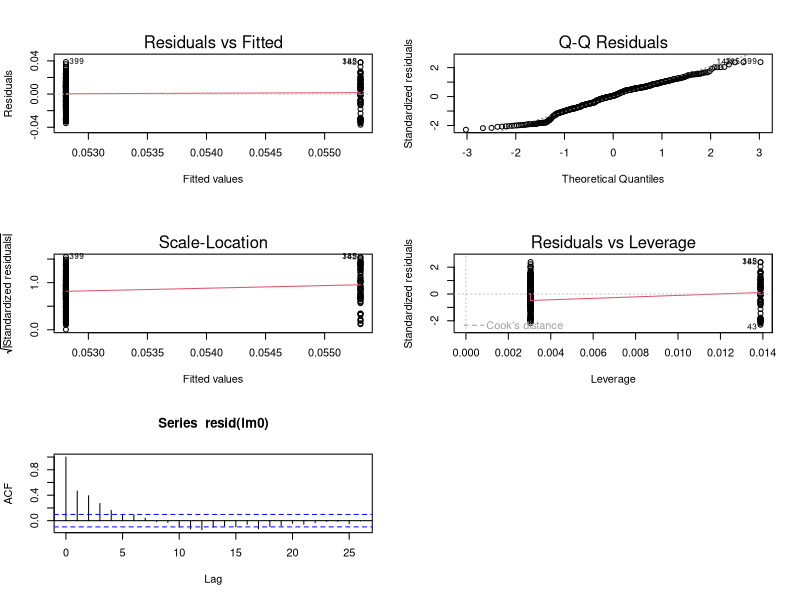

The R source for this figure:
## ---- chunk 1

library(arm)
library(coda)
library(lme4)
library(stringi)
library(stringr)
set.seed(82319)
d <- read.csv('../verified_cf_detections.csv')
# create a single/multi-bat categorical variable
d['multi_bat'] <- factor(d['num_bats']>1)
d['annot_id'] <- stri_sub(d$audio_file,28,-4)
d['annot_id'] <- str_replace_all(d$annot_id, '21502300','2123')
# sort the dataset by time first
time_ordering <- stri_order(d$annot_id,numeric=TRUE)
d_tordered <- d[time_ordering,]
# - is there an influence of the recording hour? 
split.and.join <- function(x){
  splitx <- str_split(x,'_')
  jointx <- paste(splitx[[1]][1],'_',splitx[[1]][2],sep='')
  jointx}
d_tordered$rechour <- sapply(d_tordered$annot_id,split.and.join)

# also scale up some of the measurements into more meaningful units
# -- here we'll multiply by 10^3 to convert s to ms
d_tordered$duration <- d_tordered$duration*10^3

num_post <- 5000
# convenience function 
get.hpd <- function(x,prange=0.93){HPDinterval(as.mcmc(x),prob=prange)}
## ---- chunk 2
d_tordered$invdurn <- d_tordered$duration^-1
lm0 <- lm(invdurn~as.factor(multi_bat), data=d_tordered)


par(mfrow=c(3,2))
plot(lm0)
acf(resid(lm0))
